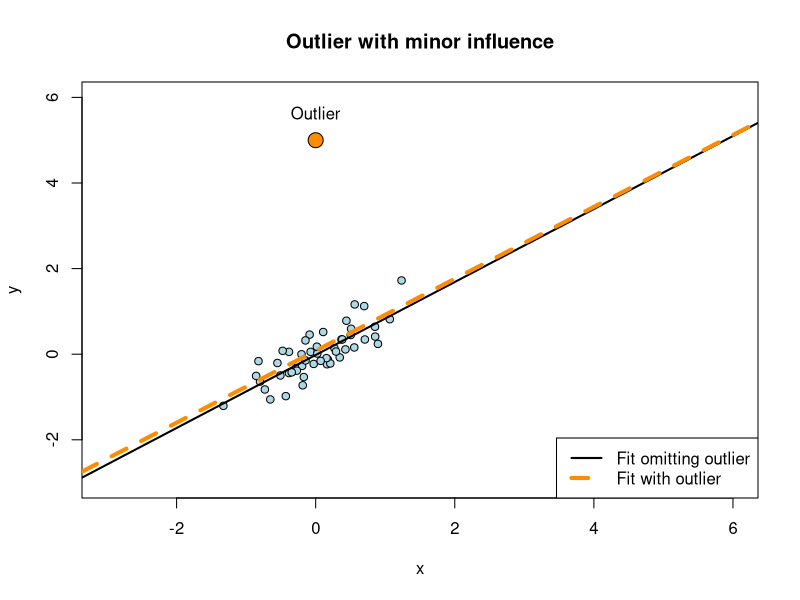
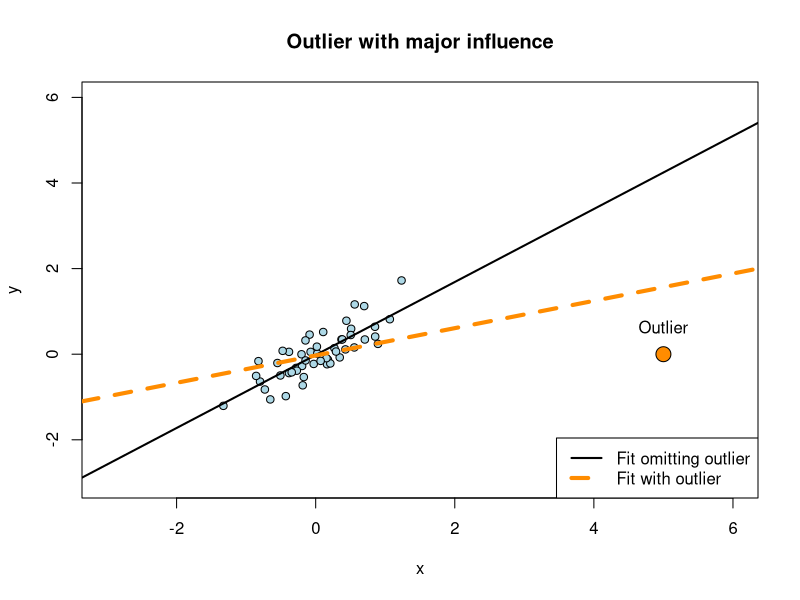

These figures' R source, in order: (Note: this script raises an error after producing the figures.)
## ---- chunk 1
local({
  set.seed(13121098)
  n <- 50
  x <- rnorm(n, sd=.5)
  y <- x + rnorm(n, sd=.3)
  out1 <<- data.frame(y=c(5,y), x=c(0,x))
  out2 <<- data.frame(y=c(0,y), x=c(5,x))
})

## ---- chunk 2
local({
  fit.1 <- lm(y ~ x, out1[-1,])
  fit <- lm(y ~ x, out1)
  plot(c(-3, 6), c(-3, 6), type='n', xlab="x", ylab="y", main="Outlier with minor influence")
  points(y ~ x, out1, pch=21, bg="lightblue")
  points(out1[1,2], out1[1,1], cex = 2, bg = "darkorange", col = "black", pch = 21)
  text(out1[1,2], out1[1,1]+.25, "Outlier", pos=3)
  abline(fit.1, lwd=2)
  abline(fit, col='darkorange', lwd=4, lty=2)
  legend('bottomright', c("Fit omitting outlier", "Fit with outlier"), lty=1:2, col=c("black", "darkorange"), lwd=c(2,4))
})
## ---- chunk 3
local({
  fit.1 <- lm(y ~ x, out2[-1,])
  fit <- lm(y ~ x, out2)
  plot(c(-3, 6), c(-3, 6), type='n', xlab="x", ylab="y", main="Outlier with major influence")
  points(y ~ x, out2, pch=21, bg="lightblue")
  points(out2[1,2], out2[1,1], cex = 2, bg = "darkorange", col = "black", pch = 21)
  text(out2[1,2], out2[1,1]+.25, "Outlier", pos=3)
  abline(fit.1, lwd=2)
  abline(fit, col='darkorange', lwd=4, lty=2)
  legend('bottomright', c("Fit omitting outlier", "Fit with outlier"), lty=1:2, col=c("black", "darkorange"), lwd=c(2,4))
})
## ---- chunk 4
local({
  fit.m1 <- lm(y ~ x, out2[-1,]) # fit omitting first sample
  yval.m1 <- predict(fit.m1, out2[1,]) # predict the first sample based on that fit
  res.m1 <- out2[1,"y"] - yval.m1 # calculate the residual of the prediction
  c(res.m1, resid(fit)[1]/(1-hatvalues(fit)[1])) # show Brian's equality is true
  c(hatvalues(fit)[1], 1-resid(fit)[1]/res.m1)
  })
## ---- chunk 5
local({
  fit <- lm(y ~ x, out2)
  df.residual(fit)
  # [1] 49
  sqrt(deviance(fit)/49)
  # [1] 0.4965815
  resid(fit)[1]/0.4965815
  #        1 
  # -3.153734 
  rstandard(fit)[1]
  #        1 
  # -5.192816 
  -3.15/sqrt(1-h1)
  #        1 
  # -5.186668
  })
## ---- chunk 6
local({
    fit <- lm(y ~ x, out2)
    h1 <- hatvalues(fit)[1]
    fit.m1 <- lm(y ~ x, out2[-1,]) # fit omitting first sample
    sigma2.m1 <- deviance(fit.m1)/df.residual(fit.m1)
    c(rstudent(fit)[1], resid(fit)[1]/sqrt(sigma2.m1*(1-h1)))
})
## ---- chunk 7
local({
  fit <- lm(y ~ x, out2)
  E1 <- rstandard(fit)[1]
  h1 <- hatvalues(fit)[1]
  c(E1^2*h1/(1-h1)/2, cooks.distance(fit)[1])
  # Another way
  fit.m1 <- lm(y ~ x, out2[-1,]) # fit omitting first sample
  yval.m1 <- predict(fit.m1, out2[1,]) # predict the first sample based on that fit
  res.m1 <- out2[1,"y"] - yval.m1 # calculate the residual of the prediction
  # h1 <- 1-resid(fit)[1]/res.m1 => h1/(1-h1) == res.m1/resid(fit)[1] - 1
})
